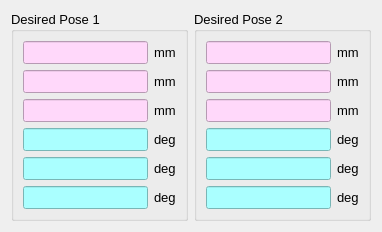
          <widget class="QWidget" name="page_3">
           <layout class="QHBoxLayout" name="horizontalLayout_29">
            <item>
             <widget class="QGroupBox" name="groupBox_14">
              <property name="font">
               <font>
                <pointsize>10</pointsize>
               </font>
              </property>
              <property name="title">
               <string>Desired Pose 1</string>
              </property>
              <layout class="QHBoxLayout" name="horizontalLayout_16">
               <item>
                <layout class="QFormLayout" name="formLayout_8">
                 <item row="0" column="0">
                  <widget class="QLineEdit" name="lineEdit_120">
                   <property name="styleSheet">
                    <string notr="true">background-color: rgb(255, 216, 250);</string>
                   </property>
                   <property name="alignment">
                    <set>Qt::AlignRight|Qt::AlignTrailing|Qt::AlignVCenter</set>
                   </property>
                   <property name="readOnly">
                    <bool>true</bool>
                   </property>
                  </widget>
                 </item>
                 <item row="0" column="1">
                  <widget class="QLabel" name="label_21">
                   <property name="text">
                    <string>mm</string>
                   </property>
                  </widget>
                 </item>
                 <item row="1" column="0">
                  <widget class="QLineEdit" name="lineEdit_121">
                   <property name="styleSheet">
                    <string notr="true">background-color: rgb(255, 216, 250);
</string>
                   </property>
                   <property name="alignment">
                    <set>Qt::AlignRight|Qt::AlignTrailing|Qt::AlignVCenter</set>
                   </property>
                   <property name="readOnly">
                    <bool>true</bool>
                   </property>
                  </widget>
                 </item>
                 <item row="1" column="1">
                  <widget class="QLabel" name="label_64">
                   <property name="text">
                    <string>mm</string>
                   </property>
                  </widget>
                 </item>
                 <item row="2" column="0">
                  <widget class="QLineEdit" name="lineEdit_122">
                   <property name="styleSheet">
                    <string notr="true">background-color: rgb(255, 216, 250);</string>
                   </property>
                   <property name="alignment">
                    <set>Qt::AlignRight|Qt::AlignTrailing|Qt::AlignVCenter</set>
                   </property>
                   <property name="readOnly">
                    <bool>true</bool>
                   </property>
                  </widget>
                 </item>
                 <item row="2" column="1">
                  <widget class="QLabel" name="label_65">
                   <property name="text">
                    <string>mm</string>
                   </property>
                  </widget>
                 </item>
                 <item row="3" column="0">
                  <widget class="QLineEdit" name="lineEdit_123">
                   <property name="cursor">
                    <cursorShape>IBeamCursor</cursorShape>
                   </property>
                   <property name="styleSheet">
                    <string notr="true">background-color: rgb(170, 255, 255);</string>
                   </property>
                   <property name="alignment">
                    <set>Qt::AlignRight|Qt::AlignTrailing|Qt::AlignVCenter</set>
                   </property>
                   <property name="readOnly">
                    <bool>true</bool>
                   </property>
                  </widget>
                 </item>
                 <item row="3" column="1">
                  <widget class="QLabel" name="label_66">
                   <property name="text">
                    <string>deg</string>
                   </property>
                  </widget>
                 </item>
                 <item row="4" column="0">
                  <widget class="QLineEdit" name="lineEdit_124">
                   <property name="cursor">
                    <cursorShape>IBeamCursor</cursorShape>
                   </property>
                   <property name="styleSheet">
                    <string notr="true">background-color: rgb(170, 255, 255);</string>
                   </property>
                   <property name="alignment">
                    <set>Qt::AlignRight|Qt::AlignTrailing|Qt::AlignVCenter</set>
                   </property>
                   <property name="readOnly">
                    <bool>true</bool>
                   </property>
                  </widget>
                 </item>
                 <item row="4" column="1">
                  <widget class="QLabel" name="label_67">
                   <property name="text">
                    <string>deg</string>
                   </property>
                  </widget>
                 </item>
                 <item row="5" column="0">
                  <widget class="QLineEdit" name="lineEdit_125">
                   <property name="cursor">
                    <cursorShape>IBeamCursor</cursorShape>
                   </property>
                   <property name="styleSheet">
                    <string notr="true">background-color: rgb(170, 255, 255);</string>
                   </property>
                   <property name="alignment">
                    <set>Qt::AlignRight|Qt::AlignTrailing|Qt::AlignVCenter</set>
                   </property>
                   <property name="readOnly">
                    <bool>true</bool>
                   </property>
                  </widget>
                 </item>
                 <item row="5" column="1">
                  <widget class="QLabel" name="label_68">
                   <property name="text">
                    <string>deg</string>
                   </property>
                  </widget>
                 </item>
                </layout>
               </item>
              </layout>
             </widget>
            </item>
            <item>
             <widget class="QGroupBox" name="groupBox_18">
              <property name="font">
               <font>
                <pointsize>10</pointsize>
               </font>
              </property>
              <property name="title">
               <string>Desired Pose 2</string>
              </property>
              <layout class="QHBoxLayout" name="horizontalLayout_28">
               <item>
                <layout class="QFormLayout" name="formLayout_13">
                 <item row="0" column="0">
                  <widget class="QLineEdit" name="lineEdit_152">
                   <property name="styleSheet">
                    <string notr="true">background-color: rgb(255, 216, 250);</string>
                   </property>
                   <property name="alignment">
                    <set>Qt::AlignRight|Qt::AlignTrailing|Qt::AlignVCenter</set>
                   </property>
                   <property name="readOnly">
                    <bool>true</bool>
                   </property>
                  </widget>
                 </item>
                 <item row="0" column="1">
                  <widget class="QLabel" name="label_95">
                   <property name="text">
                    <string>mm</string>
                   </property>
                  </widget>
                 </item>
                 <item row="1" column="0">
                  <widget class="QLineEdit" name="lineEdit_153">
                   <property name="styleSheet">
                    <string notr="true">background-color: rgb(255, 216, 250);
</string>
                   </property>
                   <property name="alignment">
                    <set>Qt::AlignRight|Qt::AlignTrailing|Qt::AlignVCenter</set>
                   </property>
                   <property name="readOnly">
                    <bool>true</bool>
                   </property>
                  </widget>
                 </item>
                 <item row="1" column="1">
                  <widget class="QLabel" name="label_96">
                   <property name="text">
                    <string>mm</string>
                   </property>
                  </widget>
                 </item>
                 <item row="2" column="0">
                  <widget class="QLineEdit" name="lineEdit_154">
                   <property name="styleSheet">
                    <string notr="true">background-color: rgb(255, 216, 250);</string>
                   </property>
                   <property name="alignment">
                    <set>Qt::AlignRight|Qt::AlignTrailing|Qt::AlignVCenter</set>
                   </property>
                   <property name="readOnly">
                    <bool>true</bool>
                   </property>
                  </widget>
                 </item>
                 <item row="2" column="1">
                  <widget class="QLabel" name="label_97">
                   <property name="text">
                    <string>mm</string>
                   </property>
                  </widget>
                 </item>
                 <item row="3" column="0">
                  <widget class="QLineEdit" name="lineEdit_155">
                   <property name="cursor">
                    <cursorShape>IBeamCursor</cursorShape>
                   </property>
                   <property name="styleSheet">
                    <string notr="true">background-color: rgb(170, 255, 255);</string>
                   </property>
                   <property name="alignment">
                    <set>Qt::AlignRight|Qt::AlignTrailing|Qt::AlignVCenter</set>
                   </property>
                   <property name="readOnly">
                    <bool>true</bool>
                   </property>
                  </widget>
                 </item>
                 <item row="3" column="1">
                  <widget class="QLabel" name="label_98">
                   <property name="text">
                    <string>deg</string>
                   </property>
                  </widget>
                 </item>
                 <item row="4" column="0">
                  <widget class="QLineEdit" name="lineEdit_156">
                   <property name="cursor">
                    <cursorShape>IBeamCursor</cursorShape>
                   </property>
                   <property name="styleSheet">
                    <string notr="true">background-color: rgb(170, 255, 255);</string>
                   </property>
                   <property name="alignment">
                    <set>Qt::AlignRight|Qt::AlignTrailing|Qt::AlignVCenter</set>
                   </property>
                   <property name="readOnly">
                    <bool>true</bool>
                   </property>
                  </widget>
                 </item>
                 <item row="4" column="1">
                  <widget class="QLabel" name="label_99">
                   <property name="text">
                    <string>deg</string>
                   </property>
                  </widget>
                 </item>
                 <item row="5" column="0">
                  <widget class="QLineEdit" name="lineEdit_157">
                   <property name="cursor">
                    <cursorShape>IBeamCursor</cursorShape>
                   </property>
                   <property name="styleSheet">
                    <string notr="true">background-color: rgb(170, 255, 255);</string>
                   </property>
                   <property name="alignment">
                    <set>Qt::AlignRight|Qt::AlignTrailing|Qt::AlignVCenter</set>
                   </property>
                   <property name="readOnly">
                    <bool>true</bool>
                   </property>
                  </widget>
                 </item>
                 <item row="5" column="1">
                  <widget class="QLabel" name="label_100">
                   <property name="text">
                    <string>deg</string>
                   </property>
                  </widget>
                 </item>
                </layout>
               </item>
              </layout>
             </widget>
            </item>
           </layout>
          </widget>
